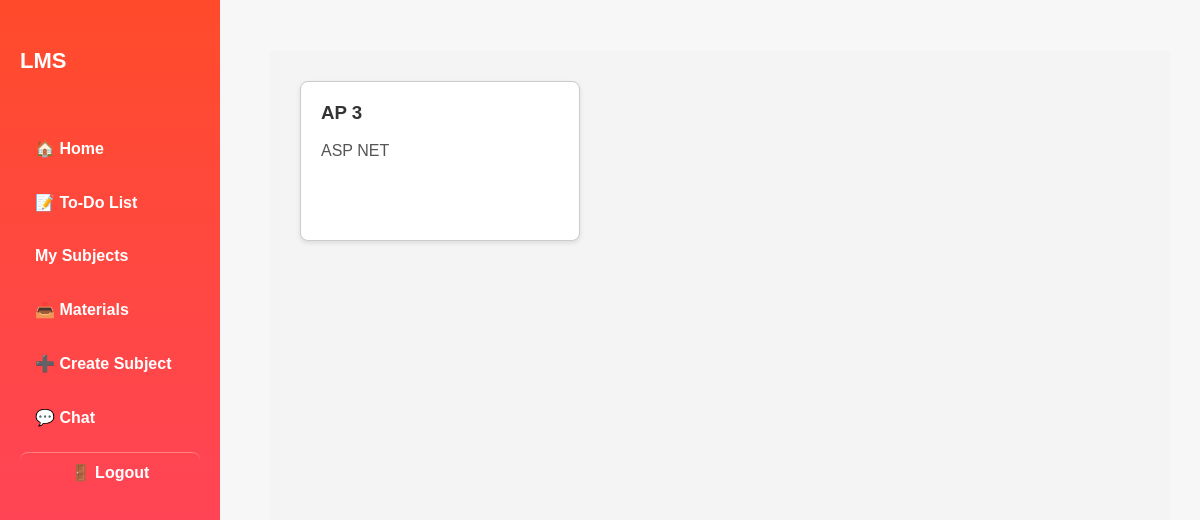
The page /subjects.php (signed in) on the database as committed earlier.
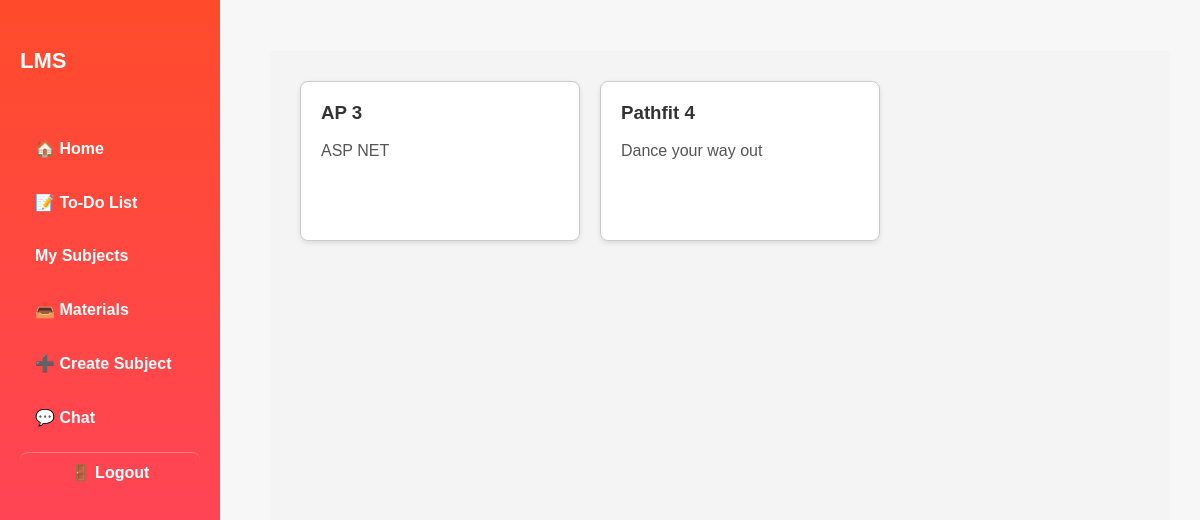
The same page on the database as committed later.
### tables this page shows
CREATE TABLE `subjects` (
  `id` int(11) NOT NULL,
  `teacher_id` int(11) NOT NULL,
  `subject_name` varchar(255) NOT NULL,
  `description` text DEFAULT NULL,
  `created_at` timestamp NOT NULL DEFAULT current_timestamp()
);

### subjects.php (the view, shortened to what this page needs)
<?php
require 'db.php';
$user = $_SESSION['user'];
$user_id = $user['id'];
$user_role = $user['role'] ?? null;
try {
    if ($user_role === 'student') {
        $stmt = $conn->prepare("
            SELECT s.id, s.subject_name, s.description
            FROM subjects s
            JOIN student_subjects ss ON s.id = ss.subject_id
            WHERE ss.student_id = ?
        ");
        $stmt->execute([$user_id]);
        $subjects = $stmt->fetchAll(PDO::FETCH_ASSOC);
    } elseif ($user_role === 'teacher') {
        $stmt = $conn->prepare("
            SELECT id, subject_name, description
            FROM subjects
            WHERE teacher_id = ?
        ");
        $stmt->execute([$user_id]);
        $subjects = $stmt->fetchAll(PDO::FETCH_ASSOC);
    } else {
        echo "Invalid role.";
        exit;
    }
} catch (Exception $e) {
    die("Error fetching subjects: " . $e->getMessage());
}
?>
<!DOCTYPE html>
<html>
<head>
    <link rel="stylesheet" href="./styles/subjects.css">
</head>
<body>
    <button id="menuBtn" class="menu-btn" aria-label="Toggle menu">☰ Menu</button>
    <div class="sidebar">
        <h2>LMS</h2>
        <ul>
            <?php if ($user_role === 'teacher'): ?>
                <li><a href="teacher_dashboard.php">🏠 Home</a></li>
                <li><a href="todo.php">📝 To-Do List</a></li>
                <li><a href="subjects.php">My Subjects</a></li>
                <li><a href="materials.php">📤 Materials</a></li>
                <li><a href="create_subject.php">➕ Create Subject</a></li>
                <li><a href="chat.php">💬 Chat</a></li>
            <?php endif; ?>
            <li><a href="logout.php" class="logout-link">🚪 Logout</a></li>
        </ul>
    </div>
    <div class="main-content">
        <?php if (empty($subjects)): ?>
            <p class="no-subjects">No subjects found.</p>
        <?php else: ?>
            <div class="cards-container">
                <?php foreach ($subjects as $subject): ?>
                    <a href="subject.php?id=<?= urlencode($subject['id']) ?>" class="card-link">
                        <div class="card">
                            <h3><?= htmlspecialchars($subject['subject_name']) ?></h3>
                            <p><?= nl2br(htmlspecialchars($subject['description'] ?? 'No description')) ?></p>
                        </div>
                    </a>
                <?php endforeach; ?>
            </div>
        <?php endif; ?>
    </div>
</body>
</html>

Rows that differ between the two databases and show on the page:
added subjects: subject_name "Pathfit 4", description "Dance your way out"
